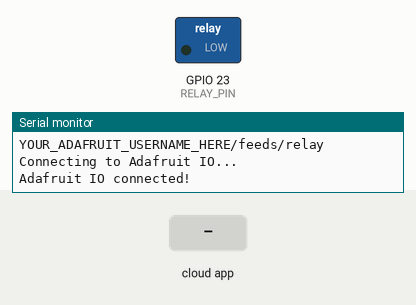
Bench run of a sketch on a simulated ESP32. Parts: switched loads named in the sketch (green lamp = pin HIGH), the last lines printed to the serial monitor. The inputs (shaded band) are chosen by the test bench. WiFi joins after 1.5 s; servers stay silent unless stated; no MQTT or app messages arrive unless stated.

Above: at 3.7 s.
3.8 s: the phone or cloud app sets relay to 1
At 5.1 s:
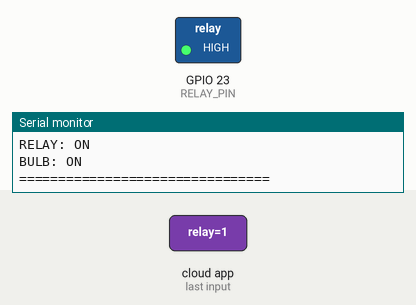
6.8 s: the phone or cloud app sets relay to 0
At 7.3 s:
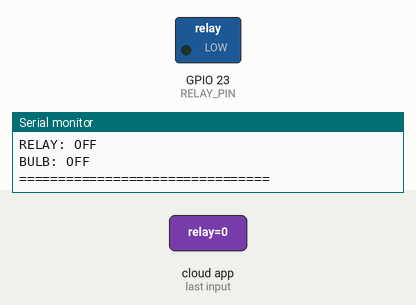
Timing chart, 0 to 9.8 s (numbered marks = the images above; inputs shaded):
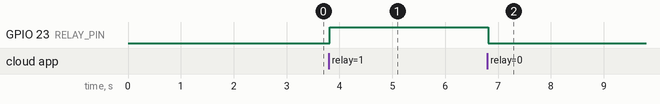

The sketch:

task2_3_esp32_mqtt.ino
```cpp
/*
 * TASK 02 & TASK 03: ESP32 Adafruit IO MQTT Relay Control
 * Shared firmware for Task 2 (Adafruit IO dashboard) and Task 3 (IFTTT voice control)
 * Board: ESP32 Dev Module   Relay: GPIO 23   Feed: <username>/feeds/relay
 * This is the firmware that ran on the board. Credentials have been
 * replaced with placeholders for public release - fill them in before upload.
 */

#include <WiFi.h>
#include "Adafruit_MQTT.h"
#include "Adafruit_MQTT_Client.h"

// =================================================
// Wi-Fi
// =================================================

#define WIFI_SSID     "YOUR_WIFI_SSID_HERE"
#define WIFI_PASSWORD "YOUR_WIFI_PASSWORD_HERE"

// =================================================
// Adafruit IO
// =================================================

#define AIO_SERVER     "io.adafruit.com"
#define AIO_SERVERPORT 1883

#define AIO_USERNAME   "YOUR_ADAFRUIT_USERNAME_HERE"

#define AIO_KEY        "YOUR_ADAFRUIT_AIO_KEY_HERE"

// =================================================
// Relay
// =================================================

#define RELAY_PIN 23

// =================================================
// Wi-Fi client
// =================================================

WiFiClient client;

// =================================================
// MQTT client
// =================================================

Adafruit_MQTT_Client mqtt(
  &client,
  AIO_SERVER,
  AIO_SERVERPORT,
  AIO_USERNAME,
  AIO_KEY
);

// =================================================
// Relay feed
// =================================================

Adafruit_MQTT_Subscribe relayFeed =
  Adafruit_MQTT_Subscribe(
    &mqtt,
    AIO_USERNAME "/feeds/relay"
  );

// =================================================
// SETUP
// =================================================

void setup() {

  Serial.begin(115200);

  delay(1000);

  Serial.println();
  Serial.println("================================");
  Serial.println("ESP32 SMART BULB");
  Serial.println("================================");

  // -------------------------------------------------
  // Relay
  // -------------------------------------------------

  pinMode(RELAY_PIN, OUTPUT);

  // LOW = OFF initially (this relay module switches ON with HIGH)
  digitalWrite(RELAY_PIN, LOW);

  Serial.println("Relay initialized OFF");

  // -------------------------------------------------
  // Wi-Fi
  // -------------------------------------------------

  Serial.print("Connecting to Wi-Fi: ");
  Serial.println(WIFI_SSID);

  WiFi.begin(WIFI_SSID, WIFI_PASSWORD);

  while (WiFi.status() != WL_CONNECTED) {

    delay(500);

    Serial.print(".");
  }

  Serial.println();
  Serial.println("Wi-Fi connected!");

  Serial.print("IP Address: ");
  Serial.println(WiFi.localIP());

  // -------------------------------------------------
  // Subscribe to feed
  // -------------------------------------------------

  mqtt.subscribe(&relayFeed);

  Serial.println("Subscribed to:");
  Serial.println(AIO_USERNAME "/feeds/relay");
}

// =================================================
// MQTT CONNECTION
// =================================================

bool MQTT_connect() {

  if (mqtt.connected()) {
    return true;
  }

  Serial.println();
  Serial.println("Connecting to Adafruit IO...");

  int8_t ret = mqtt.connect();

  if (ret == 0) {

    Serial.println("Adafruit IO connected!");

    return true;
  }

  Serial.print("MQTT connection failed: ");
  Serial.println(mqtt.connectErrorString(ret));

  mqtt.disconnect();

  return false;
}

// =================================================
// MAIN LOOP
// =================================================

void loop() {

  if (!MQTT_connect()) {

    delay(5000);

    return;
  }

  Adafruit_MQTT_Subscribe *subscription;

  subscription = mqtt.readSubscription(1000);

  if (subscription == &relayFeed) {

    String command =
      (char *)relayFeed.lastread;

    command.trim();

    Serial.println();
    Serial.println("================================");
    Serial.print("MQTT MESSAGE: ");
    Serial.println(command);

    // -----------------------------------------------
    // ON
    // -----------------------------------------------

    if (command == "1" || command == "ON") {

      digitalWrite(RELAY_PIN, HIGH);

      Serial.println("RELAY: ON");
      Serial.println("BULB: ON");
    }

    // -----------------------------------------------
    // OFF
    // -----------------------------------------------

    else if (command == "0" || command == "OFF") {

      digitalWrite(RELAY_PIN, LOW);

      Serial.println("RELAY: OFF");
      Serial.println("BULB: OFF");
    }

    else {

      Serial.print("UNKNOWN VALUE: ");
      Serial.println(command);
    }

    Serial.println("================================");
  }
}
```

Measured:
- after the input at 3.8 s, GPIO 23 (RELAY_PIN): LOW → HIGH at once
- after the input at 6.8 s, GPIO 23 (RELAY_PIN): HIGH → LOW at once
